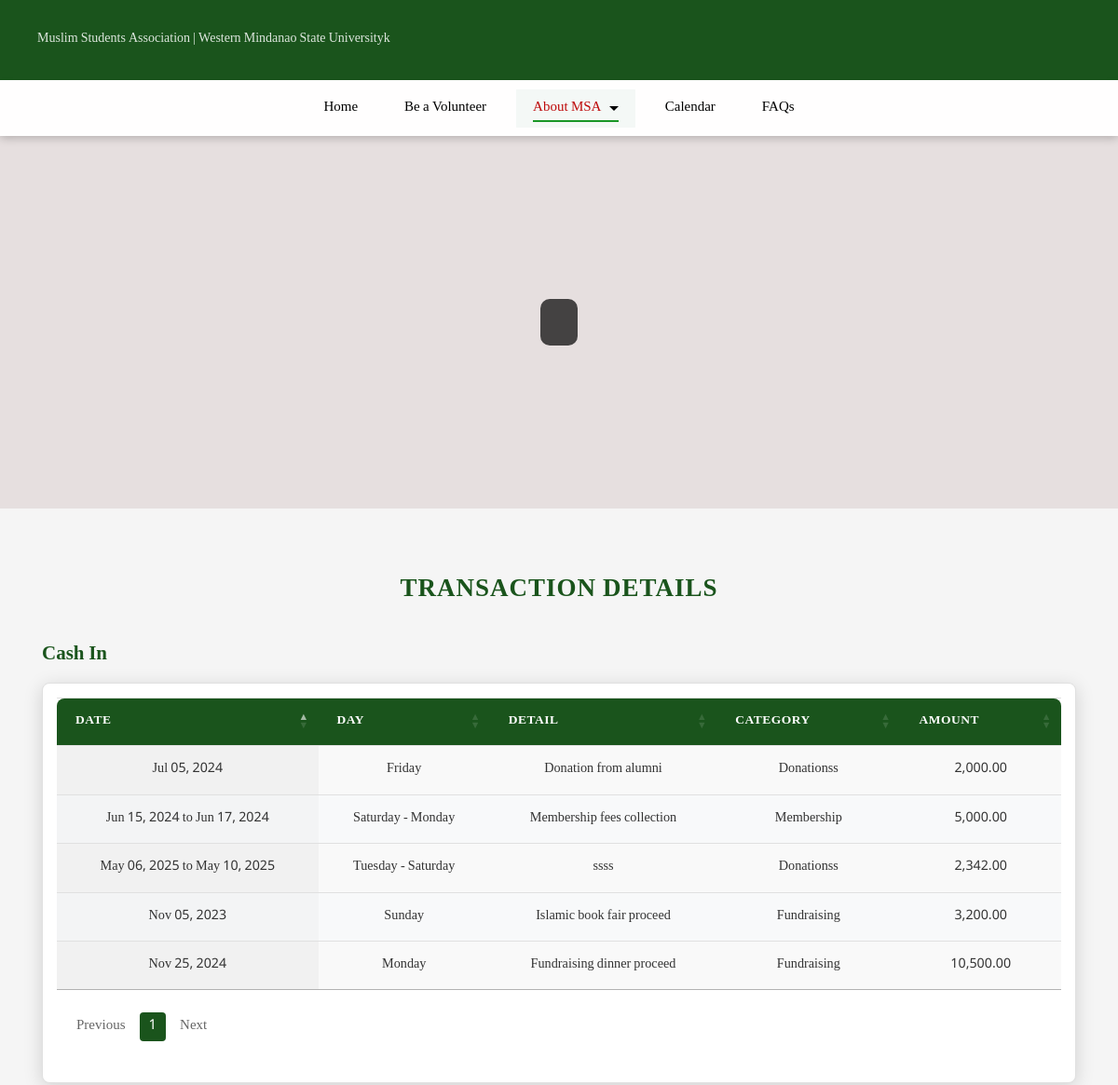
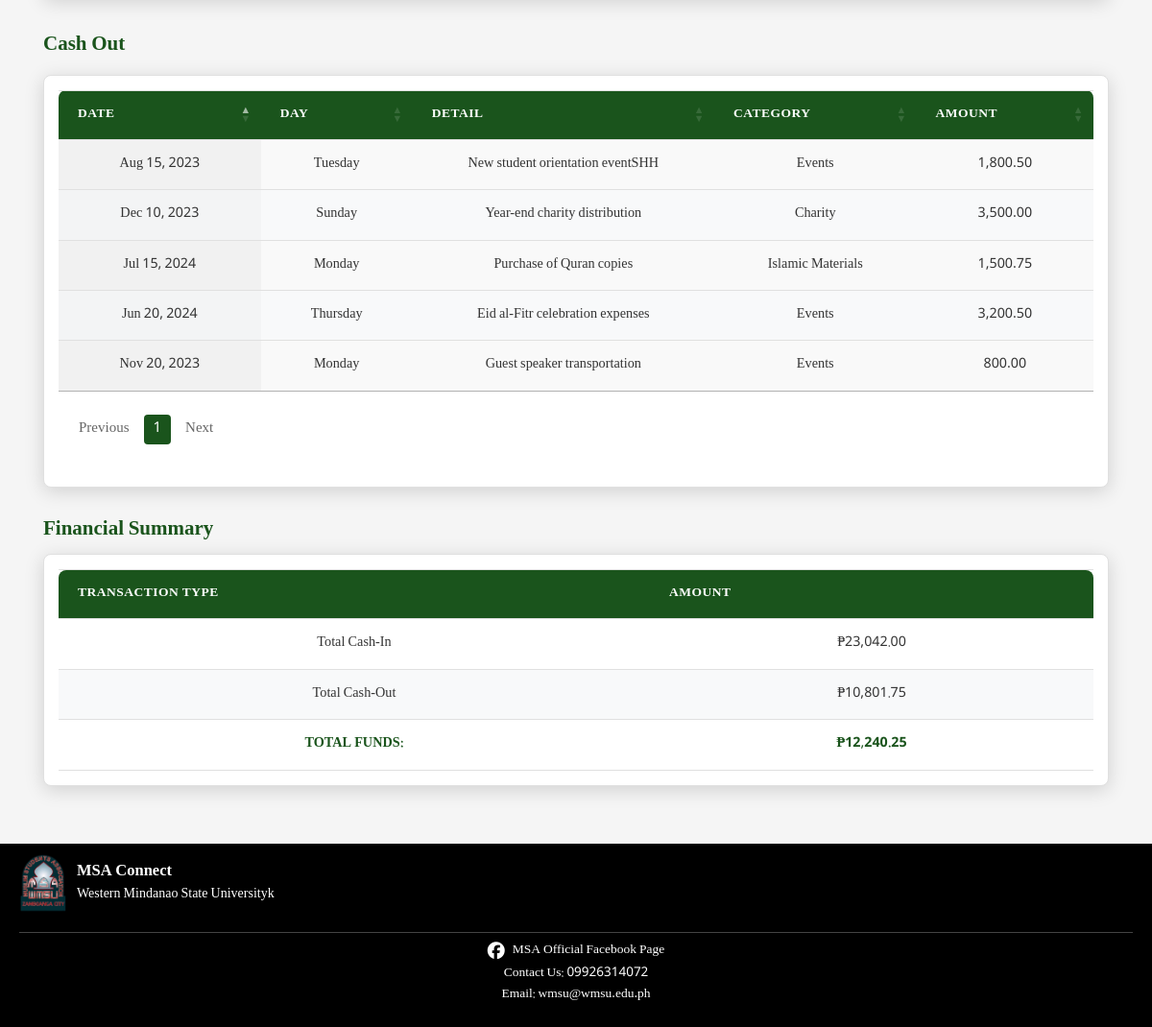
Page /views/user/transparencyreport on the committed database (2 pictures, top to bottom).
### tables this page shows
CREATE TABLE `site_pages` (
  `page_id` int(11) NOT NULL,
  `page_type` enum('registration','about','volunteer','calendar','faqs','transparency','home','logo','carousel','footer','background') NOT NULL,
  `title` varchar(255) NOT NULL,
  `description` text DEFAULT NULL,
  `image_path` varchar(255) DEFAULT NULL,
  `contact_no` varchar(11) DEFAULT NULL,
  `email` varchar(50) DEFAULT NULL,
  `fb_link` varchar(255) NOT NULL,
  `school_name` varchar(255) DEFAULT NULL,
  `org_name` varchar(255) DEFAULT NULL,
  `web_name` varchar(255) DEFAULT NULL,
  `is_active` tinyint(1) NOT NULL DEFAULT 1,
  `created_at` timestamp NOT NULL DEFAULT current_timestamp(),
  `updated_at` timestamp NOT NULL DEFAULT current_timestamp() ON UPDATE current_timestamp()
);

CREATE TABLE `transparency_report` (
  `report_id` int(11) NOT NULL,
  `report_date` date NOT NULL,
  `end_date` date DEFAULT NULL,
  `expense_detail` text NOT NULL,
  `expense_category` varchar(255) NOT NULL,
  `amount` decimal(10,2) NOT NULL,
  `transaction_type` enum('Cash In','Cash Out') NOT NULL,
  `semester` enum('1st','2nd') NOT NULL,
  `school_year_id` int(11) NOT NULL,
  `is_deleted` tinyint(1) NOT NULL DEFAULT 0,
  `reason` varchar(255) DEFAULT NULL,
  `deleted_at` timestamp NULL DEFAULT NULL
);

### views/user/transparencyreport.php (the view, shortened to what the rows shown need)
<?php include '../../includes/header.php';
require_once '../../classes/userClass.php';
require_once '../../classes/adminClass.php';
require_once '../../tools/function.php';
$userObj = new User();
$backgroundImage = $userObj->fetchBackgroundImage();
$adminObj = new Admin();
$cashIn = $adminObj->getCashInTransactions();
$cashOut = $adminObj->getCashOutTransactions();
?>
<link rel="stylesheet" href="../../css/transparencyreport.css">
<link rel="stylesheet" href="../../css/shared-tables.css">
<link rel="stylesheet" href="https://cdn.datatables.net/1.13.6/css/jquery.dataTables.min.css">
<div class="hero">
    <?php foreach ($backgroundImage as $image) : ?>
    <div class="hero-background" style="background-image: url('../../<?= $image['image_path']; ?>');">
    <?php endforeach; ?>
    </div>
    <div class="hero-content">
    </div>
</div>
<section class="table-section" style="background-color: #f5f5f5; padding: 40px 0;">
  <div class="container">
    <h2 class="transaction-title">TRANSACTION DETAILS</h2>
    <div class="table-container" style="background-color: #ffffff; box-shadow: 0 4px 20px rgba(0, 0, 0, 0.15); border: 1px solid #f0f0f0; overflow-x: auto; -webkit-overflow-scrolling: touch;">
      <table id="cashinTable" class="msa-table display" style="min-width: 650px; width: 100%">
        <thead>
          <tr>
            <th style="min-width: 120px; padding: 15px 20px;">Date</th>
            <th style="min-width: 80px; padding: 15px 20px;">Day</th>
            <th style="min-width: 150px; padding: 15px 20px;">Detail</th>
            <th style="min-width: 120px; padding: 15px 20px;">Category</th>
            <th style="min-width: 100px; padding: 15px 20px;">Amount</th>
          </tr>
        </thead>
        <tbody>
        <?php if ($cashIn): ?>
            <?php foreach ($cashIn as $transaction): ?>
                <?php
                    $dateDisplay = date('M d, Y', strtotime($transaction['report_date']));
                    if (!empty($transaction['end_date'])) {
                        $dateDisplay .= ' to ' . date('M d, Y', strtotime($transaction['end_date']));
                    }
                    $startDay = date('l', strtotime($transaction['report_date']));
                    if (!empty($transaction['end_date'])) {
                        $endDay = date('l', strtotime($transaction['end_date']));
                        $dayDisplay = ($startDay != $endDay) ? $startDay . ' - ' . $endDay : $startDay;
                    } else {
                        $dayDisplay = $startDay;
                    }
                ?>
                <tr>
                    <td style="padding: 15px 20px;"><?php echo $dateDisplay; ?></td>
                    <td style="padding: 15px 20px;"><?php echo $dayDisplay; ?></td>
                    <td style="padding: 15px 20px;"><?php echo clean_input($transaction['expense_detail']); ?></td>
                    <td style="padding: 15px 20px;"><?php echo clean_input($transaction['expense_category']); ?></td>
                    <td style="padding: 15px 20px;"><?php echo number_format($transaction['amount'], 2); ?></td>
                </tr>
            <?php endforeach; ?>
        <?php else: ?>
            <tr><td colspan="5" class="text-center" style="padding: 15px 20px;">No cash-in transactions found.</td></tr>
        <?php endif; ?>
        </tbody>
      </table>
    </div>
    <div class="table-container" style="background-color: #ffffff; box-shadow: 0 4px 20px rgba(0, 0, 0, 0.15); border: 1px solid #f0f0f0; overflow-x: auto; -webkit-overflow-scrolling: touch;">
      <table id="cashoutTable" class="msa-table display" style="min-width: 650px; width: 100%">
        <thead>
          <tr>
            <th style="min-width: 120px; padding: 15px 20px;">Date</th>
            <th style="min-width: 80px; padding: 15px 20px;">Day</th>
            <th style="min-width: 150px; padding: 15px 20px;">Detail</th>
            <th style="min-width: 120px; padding: 15px 20px;">Category</th>
            <th style="min-width: 100px; padding: 15px 20px;">Amount</th>
          </tr>
        </thead>
        <tbody>
        <?php if ($cashOut): ?>
            <?php foreach ($cashOut as $transaction): ?>
                <?php
                    $dateDisplay = date('M d, Y', strtotime($transaction['report_date']));
                    $startDay = date('l', strtotime($transaction['report_date']));
                    if (!empty($transaction['end_date'])) {
                        $endDay = date('l', strtotime($transaction['end_date']));
                        $dayDisplay = ($startDay != $endDay) ? $startDay . ' - ' . $endDay : $startDay;
                    } else {
                        $dayDisplay = $startDay;
                    }
                ?>
                <tr>
                    <td style="padding: 15px 20px;"><?php echo $dateDisplay; ?></td>
                    <td style="padding: 15px 20px;"><?php echo $dayDisplay; ?></td>
                    <td style="padding: 15px 20px;"><?php echo clean_input($transaction['expense_detail']); ?></td>
                    <td style="padding: 15px 20px;"><?php echo clean_input($transaction['expense_category']); ?></td>
                    <td style="padding: 15px 20px;"><?php echo number_format($transaction['amount'], 2); ?></td>
                </tr>
            <?php endforeach; ?>
        <?php else: ?>
            <tr><td colspan="5" class="text-center" style="padding: 15px 20px;">No cash-out transactions found.</td></tr>
        <?php endif; ?>
        </tbody>
      </table>
    </div>
    <div id="summaryTableContainer">
      <div class="table-container" style="background-color: #ffffff; box-shadow: 0 4px 20px rgba(0, 0, 0, 0.15); border: 1px solid #f0f0f0; overflow-x: auto; -webkit-overflow-scrolling: touch;">
        <table class="msa-table" style="min-width: 450px; width: 100%">
          <thead>
            <tr>
              <th style="min-width: 200px; padding: 15px 20px;">Transaction Type</th>
              <th style="min-width: 150px; padding: 15px 20px;">Amount</th>
            </tr>
          </thead>
        </table>
      </div>
    </div>
  </div>
</section>
<?php include '../../includes/footer.php'; ?>

### includes/header.php (shortened to what the rows shown need)
<?php
require_once '../../classes/userClass.php';
require_once '../../tools/function.php';
$userObj = new User();
$footer = $userObj->fetchFooterInfo();
$logo = $userObj->fetchLogo();
?>
<!DOCTYPE html>
<html lang="en">
<head>
    <link rel="stylesheet" href="../../css/standardized-fonts.css?v=<?php echo time(); ?>">
    <link rel="stylesheet" href="../../css/header.css?v=<?php echo time(); ?>">
    <link rel="stylesheet" href="../../css/no-scrollbar.css?v=<?php echo time(); ?>">
    <link rel="stylesheet" href="../../css/sticky-header-fix.css?v=<?php echo time(); ?>">
    <link rel="stylesheet" href="../../css/shared-tables.css?v=<?php echo time(); ?>">
</head>
<body>
<header style="position: sticky !important; top: 0 !important; z-index: 99999 !important;">
    <div class="header-top">
        <div class="logo">
            <a href="../../views/user/landing_page">
                <div class="logo-text-container">
                    <?php foreach ($footer as $foot): ?>
                        <span class="logo-subtext"><?= clean_input($foot['org_name']) . ' | ' . clean_input($foot['school_name']) ?></span>
                    <?php endforeach; ?>
                </div>
            </a>
        </div>
    </div>
</header>
</body>
</html>

### includes/footer.php (shortened to what the rows shown need)
<?php
require_once '../../classes/userClass.php';
require_once '../../tools/function.php';
$userObj = new User();
$footer = $userObj->fetchFooterInfo();
$logo = $userObj->fetchLogo();
?>
<!DOCTYPE html>
<html lang="en">
<head>
    <link rel="stylesheet" href="../../css/footer.css">
    <link rel="stylesheet" href="https://cdnjs.cloudflare.com/ajax/libs/font-awesome/6.5.1/css/all.min.css">
</head>
<body>
    <footer>
        <div class="footer-content">
            <div class="footer-upper-left">
                <?php foreach ($logo as $logoItem): ?>
                    <img src="../../<?= clean_input($logoItem['image_path']); ?>" alt="MSA Connect Logo" class="logo">
                <?php endforeach; ?>
                <div class="logo-text">
                    <?php foreach ($footer as $foot): ?>
                        <p><strong><?= clean_input($foot['web_name']) ?></strong></p>
                        <p><?= clean_input($foot['school_name']) ?></p>
                    <?php endforeach; ?>
                </div>
            </div>
            <div class="footer-middle">
                <div class="contact-info">
                    <p>Contact Us: <?= clean_input($foot['contact_no']) ?></p>
                    <p>Email: <?= clean_input($foot['email']) ?></p>
                </div>
            </div>
        </div>
    </footer>
</body>
</html>

### rows in the picture
site_pages: org_name "Muslim Students Association", school_name "Western Mindanao State Universityk", web_name "MSA Connect", contact_no "09926314072", email "wmsu@wmsu.edu.ph"
transparency_report: dateDisplay "May 06, 2025 to May 10, 2025", dayDisplay "Tuesday - Saturday", expense_detail "ssss", expense_category "Donationss", amount "2,342.00"
transparency_report: report_date "Nov 25, 2024", report_date "Monday", expense_detail "Fundraising dinner proceed", expense_category "Fundraising", amount "10,500.00"
transparency_report: report_date "Jul 05, 2024", report_date "Friday", expense_detail "Donation from alumni", expense_category "Donationss", amount "2,000.00"
transparency_report: dateDisplay "Jun 15, 2024 to Jun 17, 2024", dayDisplay "Saturday - Monday", expense_detail "Membership fees collection", expense_category "Membership", amount "5,000.00"
transparency_report: report_date "Nov 05, 2023", report_date "Sunday", expense_detail "Islamic book fair proceed", expense_category "Fundraising", amount "3,200.00"
transparency_report: report_date "Aug 15, 2023", report_date "Tuesday", expense_detail "New student orientation eventSHH", expense_category "Events", amount "1,800.50"
transparency_report: report_date "Nov 20, 2023", report_date "Monday", expense_detail "Guest speaker transportation", expense_category "Events", amount "800.00"
transparency_report: report_date "Dec 10, 2023", report_date "Sunday", expense_detail "Year-end charity distribution", expense_category "Charity", amount "3,500.00"
transparency_report: report_date "Jun 20, 2024", report_date "Thursday", expense_detail "Eid al-Fitr celebration expenses", expense_category "Events", amount "3,200.50"
transparency_report: report_date "Jul 15, 2024", report_date "Monday", expense_detail "Purchase of Quran copies", expense_category "Islamic Materials", amount "1,500.75"
site_pages: image_path (picture)

### other values in the picture
$totalCashIn "23,042.00"
$totalCashOut "10,801.75"
$totalFunds "12,240.25"
